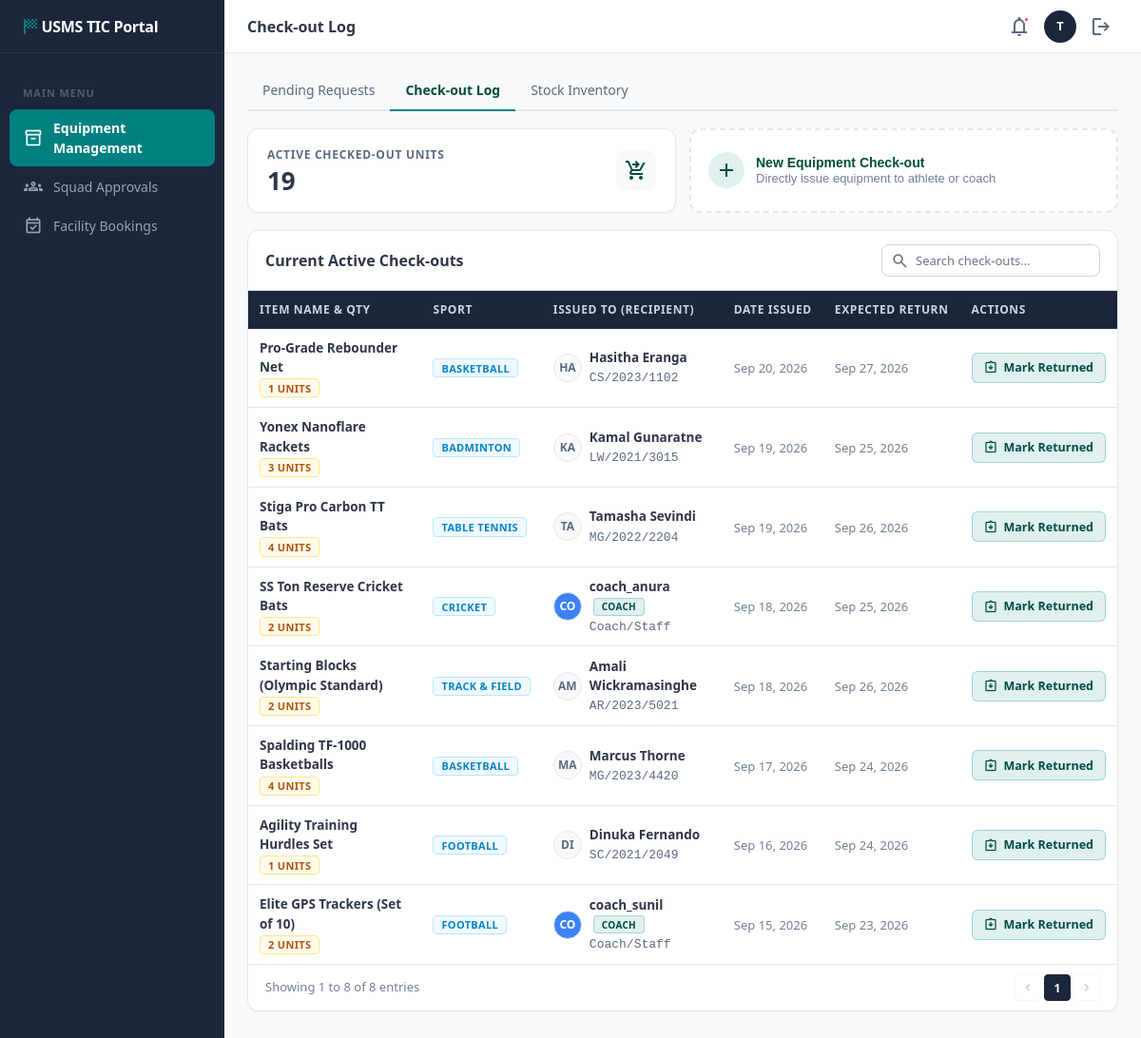
Screenshot of /views/tic_checkout_log.php (signed in) with the database file from the repository.
### tables this page shows
CREATE TABLE `equipment_issue` (
  `issue_id` int(11) NOT NULL AUTO_INCREMENT,
  `equipment_id` int(11) NOT NULL,
  `quantity` int(11) NOT NULL DEFAULT 1,
  `athletic_id` int(11) DEFAULT NULL,
  `recipient_type` enum('Athlete','Coach') NOT NULL DEFAULT 'Athlete',
  `recipient_name` varchar(150) DEFAULT NULL,
  `issue_date` date NOT NULL,
  `expected_return_date` date NOT NULL,
  `actual_return_date` date DEFAULT NULL,
  `status` enum('Pending','Issued','Returned','Rejected') NOT NULL DEFAULT 'Pending',
  PRIMARY KEY (`issue_id`),
  KEY `athletic_id` (`athletic_id`),
  KEY `equipment_id` (`equipment_id`),
  CONSTRAINT `equipment_issue_ibfk_1` FOREIGN KEY (`athletic_id`) REFERENCES `Athletic` (`athlete_id`),
  CONSTRAINT `equipment_issue_ibfk_2` FOREIGN KEY (`equipment_id`) REFERENCES `equipment` (`equipment_id`)
);

CREATE TABLE `equipment` (
  `equipment_id` int(11) NOT NULL AUTO_INCREMENT,
  `sport_id` int(11) NOT NULL,
  `item_name` varchar(100) NOT NULL,
  `quantity_in_stock` int(11) NOT NULL,
  `condition_status` enum('New','Good','Needs Repair') NOT NULL DEFAULT 'Good',
  PRIMARY KEY (`equipment_id`),
  KEY `sport_id` (`sport_id`),
  CONSTRAINT `equipment_ibfk_1` FOREIGN KEY (`sport_id`) REFERENCES `sports` (`sport_id`)
);

CREATE TABLE `sports` (
  `sport_id` int(11) NOT NULL AUTO_INCREMENT,
  `sport_name` varchar(255) NOT NULL,
  PRIMARY KEY (`sport_id`),
  UNIQUE KEY `sport_name` (`sport_name`)
);

### config/db.php (called while the page is built, shortened)
<?php
class Database {
    private static $host = '127.0.0.1';
    private static $port = '3306';
    private static $db_name = 'USMS';
    private static $username = 'root';
    private static $password = '';
    private static $conn = null;
    public static function connect() {
        if (self::$conn === null) {
            $options = [
                PDO::ATTR_ERRMODE            => PDO::ERRMODE_EXCEPTION,
                PDO::ATTR_DEFAULT_FETCH_MODE => PDO::FETCH_ASSOC,
                PDO::ATTR_EMULATE_PREPARES   => false,
            ];
            try {
                $dsn = 'mysql:host=' . self::$host . ';port=' . self::$port . ';dbname=' . self::$db_name . ';charset=utf8mb4';
                self::$conn = new PDO($dsn, self::$username, self::$password, $options);
                return self::$conn;
            } catch (PDOException $tcpException) {
                $lastError = $tcpException->getMessage();
            }
            die("Database Connection Error: " . $lastError);
        }
        return self::$conn;
    }
}

### models/Equipment.php (called while the page is built, shortened)
<?php
require_once __DIR__ . '/../config/db.php';
class Equipment {
    private $db;
    public function __construct() {
        $this->db = Database::connect();
    }
    public function getActiveCheckouts($search = null) {
        $sql = "
            SELECT
                ei.issue_id,
                ei.equipment_id,
                ei.quantity,
                ei.recipient_type,
                e.item_name,
                s.sport_name,
                a.athlete_id,
                COALESCE(a.full_name, ei.recipient_name, 'Staff/Coach') AS issued_to,
                COALESCE(a.index_number, 'Coach/Staff') AS index_number,
                ei.issue_date,
                ei.expected_return_date,
                ei.status
            FROM equipment_issue ei
            JOIN equipment e ON ei.equipment_id = e.equipment_id
            JOIN sports s ON e.sport_id = s.sport_id
            LEFT JOIN Athletic a ON ei.athletic_id = a.athlete_id
            WHERE ei.status = 'Issued'
            ORDER BY ei.issue_date DESC
        ";
        $stmt = $this->db->query($sql);
        return $stmt->fetchAll();
    }
    public function getStats() {
        $totalItems   = (int) $this->db->query("SELECT COALESCE(SUM(quantity_in_stock), 0) FROM equipment")->fetchColumn();
        $inStockTypes = (int) $this->db->query("SELECT COUNT(*) FROM equipment WHERE quantity_in_stock > 0")->fetchColumn();
        $lowStock     = (int) $this->db->query("SELECT COUNT(*) FROM equipment WHERE quantity_in_stock <= 5")->fetchColumn();
        $totalPending = (int) $this->db->query("SELECT COUNT(*) FROM equipment_issue WHERE status = 'Pending'")->fetchColumn();
        $totalOut     = (int) $this->db->query("SELECT COALESCE(SUM(quantity), 0) FROM equipment_issue WHERE status = 'Issued'")->fetchColumn();
        return [
            'total_items'    => $totalItems,
            'in_stock_types' => $inStockTypes,
            'low_stock'      => $lowStock,
            'total_pending'  => $totalPending,
            'total_out'      => $totalOut
        ];
    }
}
?>

### views/tic_checkout_log.php (the view, shortened to what this page needs)
<?php
require_once '../models/Equipment.php';
$equipModel = new Equipment();
$checkouts  = $equipModel->getActiveCheckouts();
$stats      = $equipModel->getStats();
$totalOut   = $stats['total_out'];
?>
<!DOCTYPE html>
<html lang="en">
<head>
    <link rel="stylesheet" href="../assets/css/dashboard.css">
</head>
<body class="dashboard">
<?php include 'partials/tic_sidebar.php'; ?>
<div class="main-wrapper">
    <?php include 'partials/tic_header.php'; ?>
    <div class="page-content">
        <div class="sub-nav">
            <a href="tic_equipment_requests.php">Pending Requests</a>
            <a href="tic_checkout_log.php" class="active">Check-out Log</a>
            <a href="tic_stock_inventory.php">Stock Inventory</a>
        </div>
        <div class="grid-2">
            <div class="stat-card">
                <div>
                    <div class="stat-label">Active Checked-Out Units</div>
                    <div class="stat-value"><?= $totalOut ?></div>
                </div>
                <div class="stat-icon">
                    <span class="material-symbols-outlined">shopping_cart_checkout</span>
                </div>
            </div>
            <button class="action-card" onclick="openModal('newCheckoutModal')">
                <div class="action-card-icon">
                    <span class="material-symbols-outlined">add</span>
                </div>
                <div>
                    <div class="action-card-title">New Equipment Check-out</div>
                    <div class="action-card-desc">Directly issue equipment to athlete or coach</div>
                </div>
            </button>
        </div>
        <div class="table-card">
            <div class="table-toolbar">
                <span class="table-title">Current Active Check-outs</span>
                <div class="table-filters">
                    <div class="search-box">
                        <input type="text" class="search-input" id="searchCo" placeholder="Search check-outs…">
                    </div>
                </div>
            </div>
            <div class="table-scroll">
                <table class="data-table" id="coTable">
                    <thead>
                        <tr>
                            <th>Item Name & Qty</th>
                            <th>Sport</th>
                            <th>Issued To (Recipient)</th>
                            <th>Date Issued</th>
                            <th>Expected Return</th>
                            <th class="text-right">Actions</th>
                        </tr>
                    </thead>
                    <tbody>
                        <?php if (empty($checkouts)): ?>
                            <tr>
                                <td colspan="6" style="text-align: center; color: var(--text-3); padding: 30px;">
                                    <span class="material-symbols-outlined" style="font-size: 32px; display: block; margin-bottom: 6px;">check_circle</span>
                                    No active check-outs currently. All items are in stock!
                                </td>
                            </tr>
                        <?php else: ?>
                            <?php foreach ($checkouts as $co): ?>
                            <tr>
                                <td>
                                    <span class="cell-main"><?= htmlspecialchars($co['item_name']) ?></span>
                                    <span class="badge badge-warning" style="font-size:11px; margin-top:2px;">
                                        <?= (int)($co['quantity'] ?? 1) ?> units
                                    </span>
                                </td>
                                <td><span class="badge badge-info"><?= htmlspecialchars($co['sport_name']) ?></span></td>
                                <td>
                                    <div class="cell-flex">
                                        <div class="mini-avatar" style="<?= ($co['recipient_type'] === 'Coach') ? 'background:#3B82F6; color:#fff;' : '' ?>">
                                            <?= strtoupper(substr($co['issued_to'], 0, 2)) ?>
                                        </div>
                                        <div>
                                            <span class="cell-main">
                                                <?= htmlspecialchars($co['issued_to']) ?>
                                                <?php if (($co['recipient_type'] ?? '') === 'Coach'): ?>
                                                    <span class="badge badge-ok" style="font-size:10px; margin-left:4px;">Coach</span>
                                                <?php endif; ?>
                                            </span>
                                            <span class="cell-sub cell-mono"><?= htmlspecialchars($co['index_number']) ?></span>
                                        </div>
                                    </div>
                                </td>
                                <td><span class="cell-sub"><?= date('M d, Y', strtotime($co['issue_date'])) ?></span></td>
                                <td><span class="cell-sub font-mono"><?= date('M d, Y', strtotime($co['expected_return_date'])) ?></span></td>
                                <td>
                                    <div class="cell-actions">
                                        <form action="../controllers/TicController.php?action=mark_returned" method="POST" style="display:inline;">
                                            <button type="submit" class="btn btn-success btn-sm" onclick="return USMS.confirmForm(event, this, 'Confirm return of <?= (int)($co['quantity'] ?? 1) ?> units of <?= htmlspecialchars(addslashes($co['item_name'])) ?>? This will restock the inventory and clear this check-out record.')">
                                                <span class="material-symbols-outlined" style="font-size:15px;">assignment_returned</span> Mark Returned
                                            </button>
                                        </form>
                                    </div>
                                </td>
                            </tr>
                            <?php endforeach; ?>
                        <?php endif; ?>
                    </tbody>
                </table>
            </div>
            <div class="pagination">
                <span>Showing <?= count($checkouts) ?> of <?= $totalOut ?> active checked-out units</span>
                <div class="page-btns">
                </div>
            </div>
        </div>
    </div>
</div>
</body>
</html>

### rows the page displays
equipment_issue: equipment.item_name "Pro-Grade Rebounder Net", quantity "1", sports.sport_name "BASKETBALL", issued_to "HA", issued_to "Hasitha Eranga", index_number "CS/2023/1102", issue_date "Sep 20, 2026", expected_return_date "Sep 27, 2026"
equipment_issue: equipment.item_name "Yonex Nanoflare Rackets", quantity "3", sports.sport_name "BADMINTON", issued_to "KA", issued_to "Kamal Gunaratne", index_number "LW/2021/3015", issue_date "Sep 19, 2026", expected_return_date "Sep 25, 2026"
equipment_issue: equipment.item_name "Stiga Pro Carbon TT Bats", quantity "4", sports.sport_name "TABLE TENNIS", issued_to "TA", issued_to "Tamasha Sevindi", index_number "MG/2022/2204", issue_date "Sep 19, 2026", expected_return_date "Sep 26, 2026"
equipment_issue: equipment.item_name "SS Ton Reserve Cricket Bats", quantity "2", sports.sport_name "CRICKET", issued_to "CO", issued_to "coach_anura", recipient_type "COACH", index_number "Coach/Staff", issue_date "Sep 18, 2026", expected_return_date "Sep 25, 2026"
equipment_issue: equipment.item_name "Starting Blocks (Olympic Standard)", quantity "2", sports.sport_name "TRACK & FIELD", issued_to "AM", issued_to "Amali Wickramasinghe", index_number "AR/2023/5021", issue_date "Sep 18, 2026", expected_return_date "Sep 26, 2026"
equipment_issue: equipment.item_name "Spalding TF-1000 Basketballs", quantity "4", sports.sport_name "BASKETBALL", issued_to "MA", issued_to "Marcus Thorne", index_number "MG/2023/4420", issue_date "Sep 17, 2026", expected_return_date "Sep 24, 2026"
equipment_issue: equipment.item_name "Agility Training Hurdles Set", quantity "1", sports.sport_name "FOOTBALL", issued_to "DI", issued_to "Dinuka Fernando", index_number "SC/2021/2049", issue_date "Sep 16, 2026", expected_return_date "Sep 24, 2026"
equipment_issue: equipment.item_name "Elite GPS Trackers (Set of 10)", quantity "2", sports.sport_name "FOOTBALL", issued_to "CO", issued_to "coach_sunil", recipient_type "COACH", index_number "Coach/Staff", issue_date "Sep 15, 2026", expected_return_date "Sep 23, 2026"

### other values shown
$pageTitle "Check-out Log"
substr($headerUsername, 0, 1) "T"
$totalOut "19"
